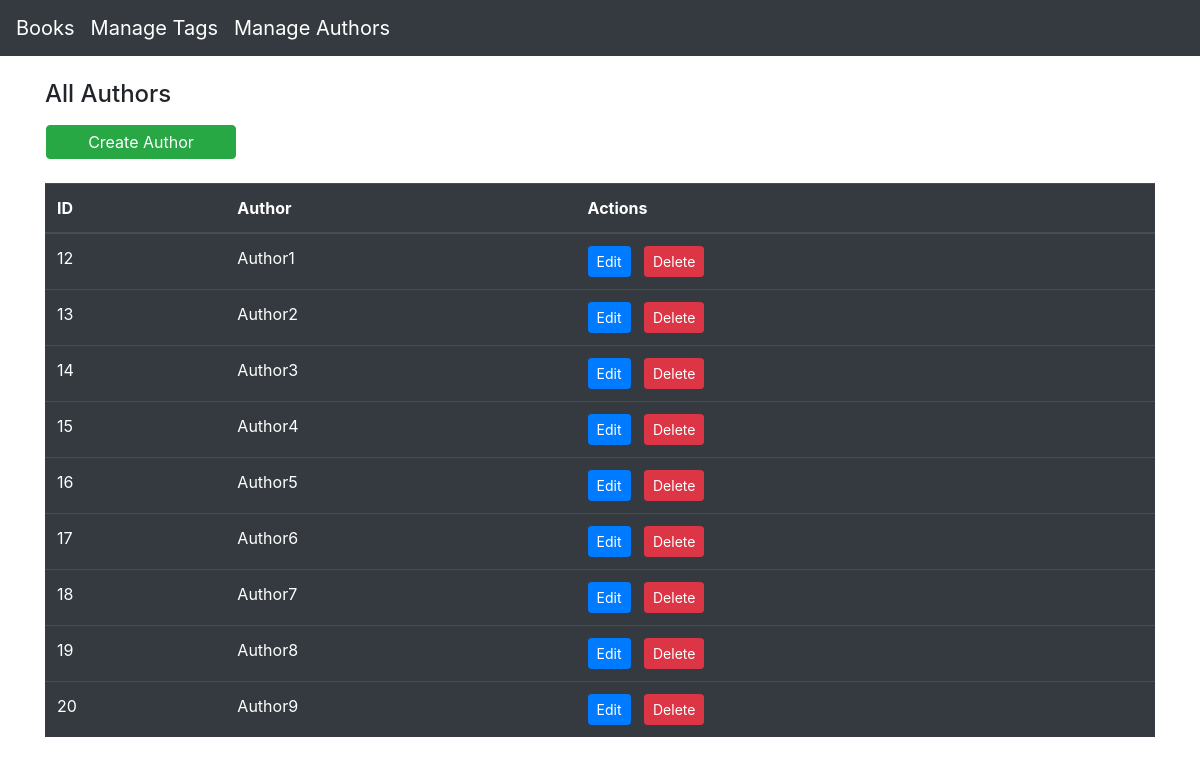
Page /authors/index.php on the committed database.
### tables this page shows
CREATE TABLE `authors` (
    `id` int(11) NOT NULL,
    `author` varchar(256) NOT NULL
  );

### config/database.php (called while the page is built)
<?php
return [
    'mysql'     => [
        'name'      => 'mysql',
        'host'      => 'localhost',
        'username'  => 'hani',
        'password'  => 'Hani.123!@#',
        'dbname'    => 'Test'
    ]
];

### config/connection.php (called while the page is built, shortened)
<?php
class Connection
{
    private $info;
    public function __construct()
    {
        $this->info = require "../config/database.php";
        $this->instance = $this->getConnection();
        return $this->instance;
    }
    public function getConnection()
    {
        $dsn = $this->info['mysql']['name'] . ':' . 'dbname=' . $this->info['mysql']['dbname'] . ';' . 'host=' . $this->info['mysql']['host'];
        try {
            $connection = new PDO($dsn, $this->info['mysql']['username'], $this->info['mysql']['password']);
            return $connection;
        } catch (PDOException $e) {
            echo "Connection Failed: " . $e->getMessage();
        }
    }
}

### db/BaseModel.php (called while the page is built, shortened)
<?php
require "../config/connection.php";
class BaseModel
{
    protected $fields = [];
    protected $table;
    protected $conn;
    public function __construct()
    {
        $connection = new Connection();
        $this->conn = $connection->instance;
        $this->conn->setAttribute(PDO::ATTR_ERRMODE, PDO::ERRMODE_WARNING);
    }
    public function fetchAll($row = null)
    {
        if ($row != null) {
            $query = $row;
        } else {
            $query = "SELECT " . implode(',', $this->fields) . " FROM " . $this->table;
        }
        $stmt = $this->conn->query($query)->fetchAll(PDO::FETCH_OBJ);
        return $stmt;
    }
}

### authors/index.php (the view, shortened to what this page needs)
<div class="row">
    <h4 class="col-12 mb-3">All Authors</h4>
    <a type="submit" class="btn btn-success col-2 mb-4 ml-3 p-1" href="create.php">Create Author</a>
</div>
<table class="table table-dark">
    <thead>
        <tr>
            <th>ID</th>
            <th>Author</th>
            <th>Actions</th>
        </tr>
    </thead>
    <tbody>
        <?php
        $author = new Author;
        foreach ($author->fetchAll() as $row) :
            ?>
            <tr>
                <td><?= $row->id; ?></td>
                <td><?= $row->author; ?></td>
                <td><a class="btn btn-sm btn-primary" href="edit.php?id=<?= $row->id; ?>">Edit</a> &nbsp; <a class="btn btn-sm btn-danger" href="delete.php?id=<?= $row->id; ?>">Delete</a></td>
            </tr>
        <?php endforeach; ?>
    </tbody>
</table>

### rows in the picture
authors: id "12", author "Author1"
authors: id "13", author "Author2"
authors: id "14", author "Author3"
authors: id "15", author "Author4"
authors: id "16", author "Author5"
authors: id "17", author "Author6"
authors: id "18", author "Author7"
authors: id "19", author "Author8"
authors: id "20", author "Author9"
